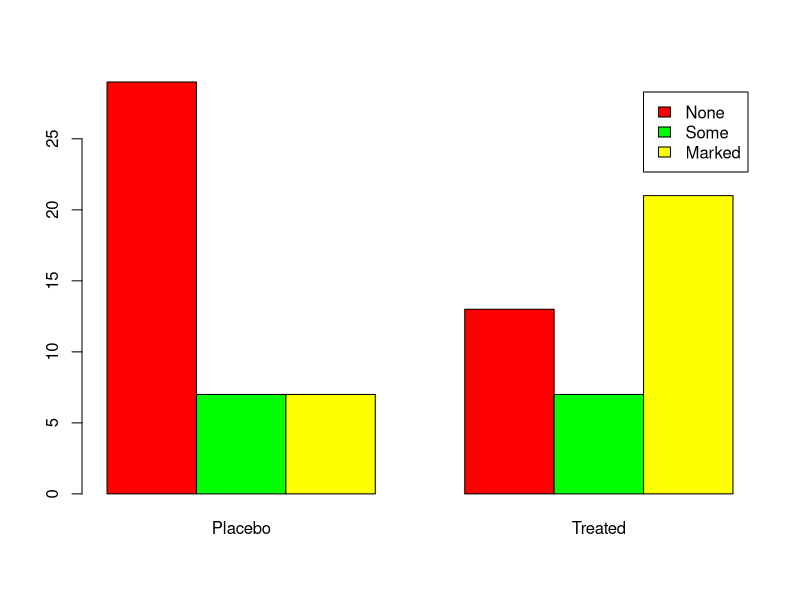
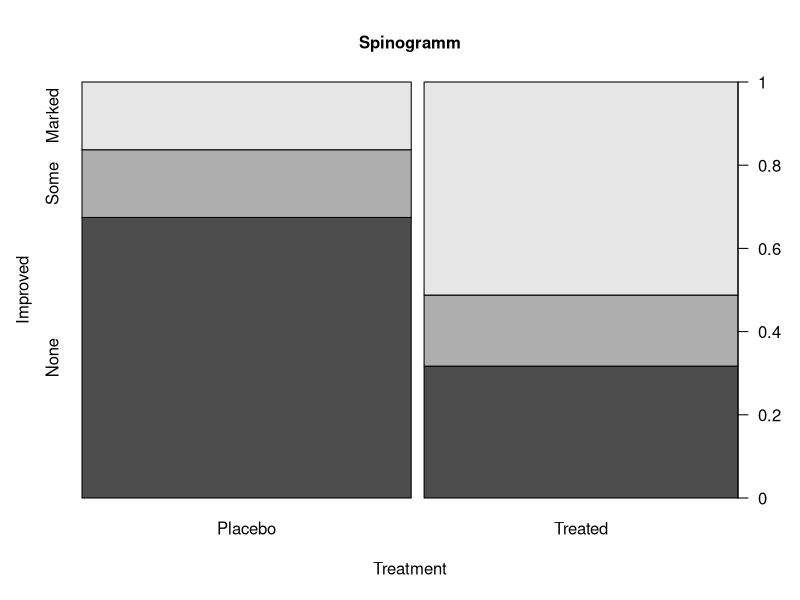
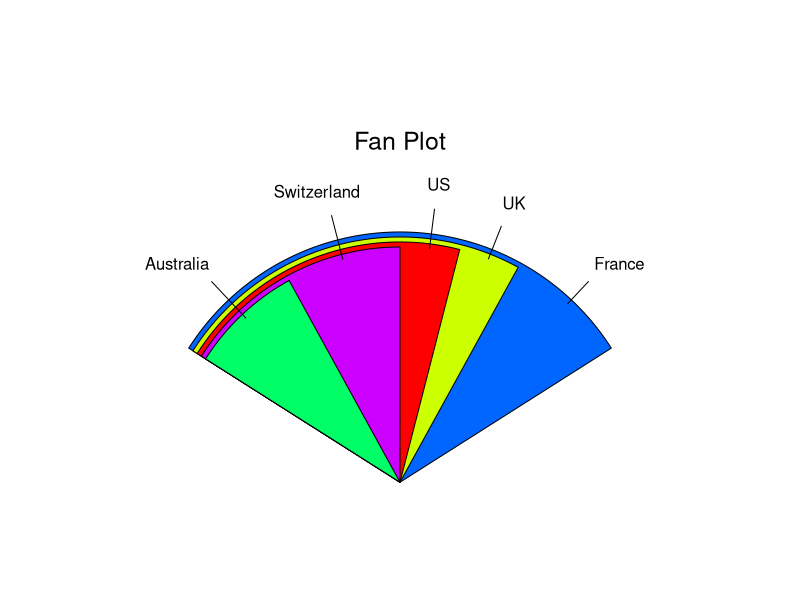
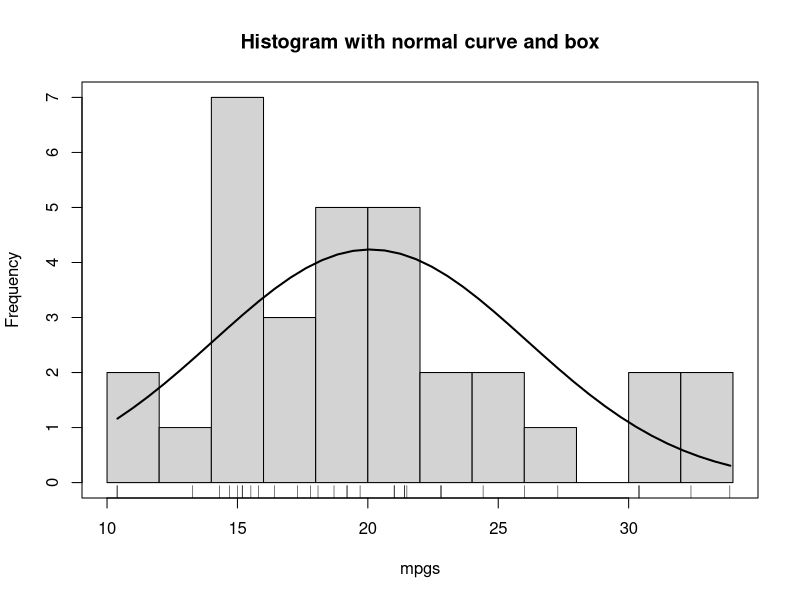
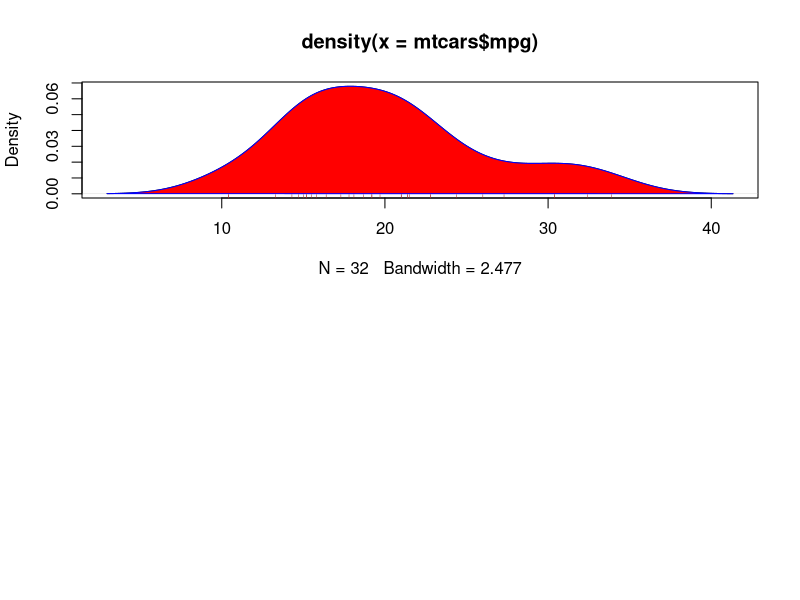
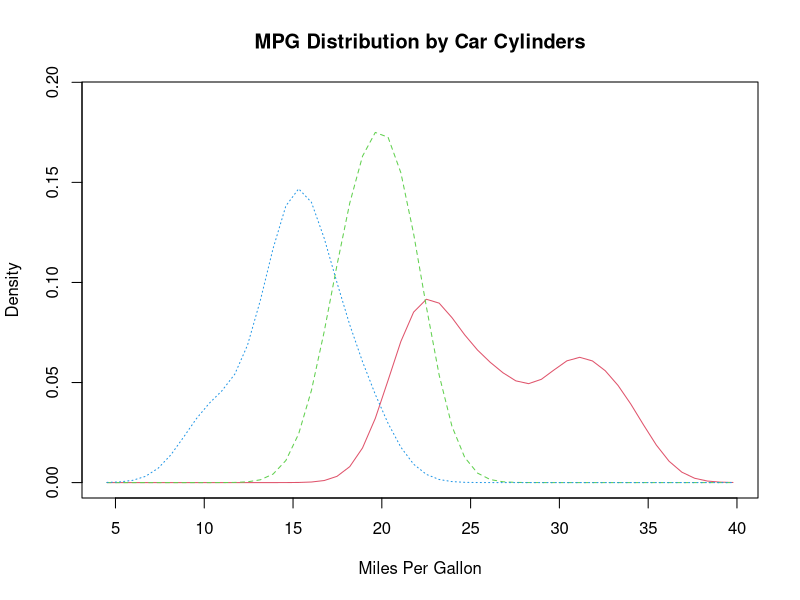

These figures' R source, in order: (Note: this script raises an error after producing the figures.)

# Barplots

library(vcd)

df <- table(Arthritis$Improved, Arthritis$Treatment)

# Placebo Treated
# None        29      13
# Some         7       7
# Marked       7      21

barplot(df, 
        beside = T,
        col = c("red","green","yellow"),
        legend = rownames(df))


# Spinograms

library(vcd)
attach(Arthritis)

df <- table(Treatment, Improved)
spine(df, main = "Spinogramm")

detach(Arthritis)


# Finally a Pie you can compare

library(plotrix)
slices <- c(10, 12, 4, 16, 8)
labels <- c("US", "UK", "Australia", "France", "Switzerland")

fan.plot(slices, labels = labels, main = "Fan Plot")


# Histogram

mpgs <- mtcars$mpg
h <- hist(mpgs,
          breaks = 12,
          main = "Histogram with normal curve and box")
xfit <- seq(min(mpgs), max(mpgs), length = 40)
yfit <- dnorm(xfit, mean= mean(mpgs), sd = sd(mpgs))
yfit <- yfit *diff(h$mids[1:2]) * length(mpgs)
lines(xfit, yfit, lwd = 2)
box()
rug(jitter(mtcars$mpg))



# Density plots

par(mfrow = c(2,1))

d <- density(mtcars$mpg)

plot(d)
polygon(d, col = "red", border = "blue")
rug(mtcars$mpg, col = "brown")

# with grouping

#install.packages("sm")
dev.off()
library(sm)

attach(mtcars)

cyl_f <- factor(cyl, levels = c(4,6,8),
                labels = c("4 cylinder", "6 cylinder",
                           "8 cylinder"))
sm.density.compare(mpg, cyl, xlab = "Miles Per Gallon")
title("MPG Distribution by Car Cylinders")

colfill <- c(2:(1+length(levels(cyl_f))))
legend(locator(1), levels(cyl_f), fill = colfill)

detach(mtcars)


# Boxplots with statistics

boxplot(mtcars$mpg, main="Box plot", ylab = "Miles per Gallon")
boxplot.stats(mtcars$mpg)

mtcars$cyl_f <- factor(mtcars$cyl,
                       levels = c(4,6,8),
                       labels = c("4","6","8"))
mtcars$am_f <- factor(mtcars$am,
                      levels = c(0,1),
                      labels = c("auto", "standard"))

boxplot(mpg ~ am_f * cyl_f,
        data = mtcars,
        varwidth = T,
        col = c("gold", "darkgreen"),
        main = "MPG Distribution by Auto Type",
        xlab = "Auto Type", ylab = "Miles Per Gallon")

# or as violin plot
library(vioplot)

vioplot(mtcars$mpg[mtcars$cyl ==4],
        mtcars$mpg[mtcars$cyl ==6],
        mtcars$mpg[mtcars$cyl ==8],
        names = c("4 cylinder", "6 cylinder",
                  "8 cylinder"),
        col = c("gold"))
